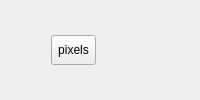
       <widget class="QWidget" name="EditionWidget_ByPixel" native="true">
        <layout class="QVBoxLayout" name="verticalLayout_3">
         <property name="spacing">
          <number>2</number>
         </property>
         <property name="leftMargin">
          <number>0</number>
         </property>
         <property name="topMargin">
          <number>0</number>
         </property>
         <property name="rightMargin">
          <number>0</number>
         </property>
         <property name="bottomMargin">
          <number>0</number>
         </property>
         <item>
          <widget class="QWidget" name="widget" native="true">
           <layout class="QHBoxLayout" name="horizontalLayout_3">
            <property name="spacing">
             <number>2</number>
            </property>
            <property name="leftMargin">
             <number>0</number>
            </property>
            <property name="topMargin">
             <number>0</number>
            </property>
            <property name="rightMargin">
             <number>0</number>
            </property>
            <property name="bottomMargin">
             <number>0</number>
            </property>
            <item>
             <spacer name="horizontalSpacer">
              <property name="orientation">
               <enum>Qt::Horizontal</enum>
              </property>
              <property name="sizeHint" stdset="0">
               <size>
                <width>40</width>
                <height>20</height>
               </size>
              </property>
             </spacer>
            </item>
            <item>
             <widget class="QToolButton" name="PixelsPicker">
              <property name="maximumSize">
               <size>
                <width>16777215</width>
                <height>30</height>
               </size>
              </property>
              <property name="font">
               <font>
                <pointsize>9</pointsize>
               </font>
              </property>
              <property name="cursor">
               <cursorShape>PointingHandCursor</cursorShape>
              </property>
              <property name="toolTip">
               <string>&lt;html&gt;&lt;head/&gt;&lt;body&gt;&lt;p&gt;Edit the clicked pixel, the pixel will change according to the values of the recode pixel table.&lt;/p&gt;&lt;p&gt;Controls:&lt;/p&gt;&lt;p&gt;- Left mouse: change the pixel clicked&lt;/p&gt;&lt;p&gt;- Click again or Esc: exit of edit mode&lt;/p&gt;&lt;/body&gt;&lt;/html&gt;</string>
              </property>
              <property name="text">
               <string>pixels</string>
              </property>
              <property name="icon">
               <iconset>
                <normaloff>:/plugins/thrase/icons/pixel_picker.svg</normaloff>:/plugins/thrase/icons/pixel_picker.svg</iconset>
              </property>
              <property name="checkable">
               <bool>true</bool>
              </property>
              <property name="toolButtonStyle">
               <enum>Qt::ToolButtonTextBesideIcon</enum>
              </property>
             </widget>
            </item>
            <item>
             <widget class="QWidget" name="Tools_mousePixel" native="true">
              <property name="maximumSize">
               <size>
                <width>16777215</width>
                <height>30</height>
               </size>
              </property>
              <layout class="QHBoxLayout" name="horizontalLayout_5">
               <property name="spacing">
                <number>3</number>
               </property>
               <property name="leftMargin">
                <number>0</number>
               </property>
               <property name="topMargin">
                <number>0</number>
               </property>
               <property name="rightMargin">
                <number>0</number>
               </property>
               <property name="bottomMargin">
                <number>0</number>
               </property>
               <item>
                <widget class="QToolButton" name="UndoPixel">
                 <property name="enabled">
                  <bool>false</bool>
                 </property>
                 <property name="cursor">
                  <cursorShape>PointingHandCursor</cursorShape>
                 </property>
                 <property name="toolTip">
                  <string>Undo the last pixel changed (limited to 20)</string>
                 </property>
                 <property name="icon">
                  <iconset>
                   <normaloff>:/plugins/thrase/icons/undo.svg</normaloff>:/plugins/thrase/icons/undo.svg</iconset>
                 </property>
                 <property name="toolButtonStyle">
                  <enum>Qt::ToolButtonIconOnly</enum>
                 </property>
                 <property name="autoRaise">
                  <bool>true</bool>
                 </property>
                </widget>
               </item>
               <item>
                <widget class="QToolButton" name="RedoPixel">
                 <property name="enabled">
                  <bool>false</bool>
                 </property>
                 <property name="cursor">
                  <cursorShape>PointingHandCursor</cursorShape>
                 </property>
                 <property name="toolTip">
                  <string>Redo the last pixel undo</string>
                 </property>
                 <property name="icon">
                  <iconset>
                   <normaloff>:/plugins/thrase/icons/redo.svg</normaloff>:/plugins/thrase/icons/redo.svg</iconset>
                 </property>
                 <property name="toolButtonStyle">
                  <enum>Qt::ToolButtonIconOnly</enum>
                 </property>
                 <property name="autoRaise">
                  <bool>true</bool>
                 </property>
                </widget>
               </item>
              </layout>
             </widget>
            </item>
            <item>
             <spacer name="horizontalSpacer_2">
              <property name="orientation">
               <enum>Qt::Horizontal</enum>
              </property>
              <property name="sizeHint" stdset="0">
               <size>
                <width>40</width>
                <height>20</height>
               </size>
              </property>
             </spacer>
            </item>
           </layout>
          </widget>
         </item>
        </layout>
       </widget>
